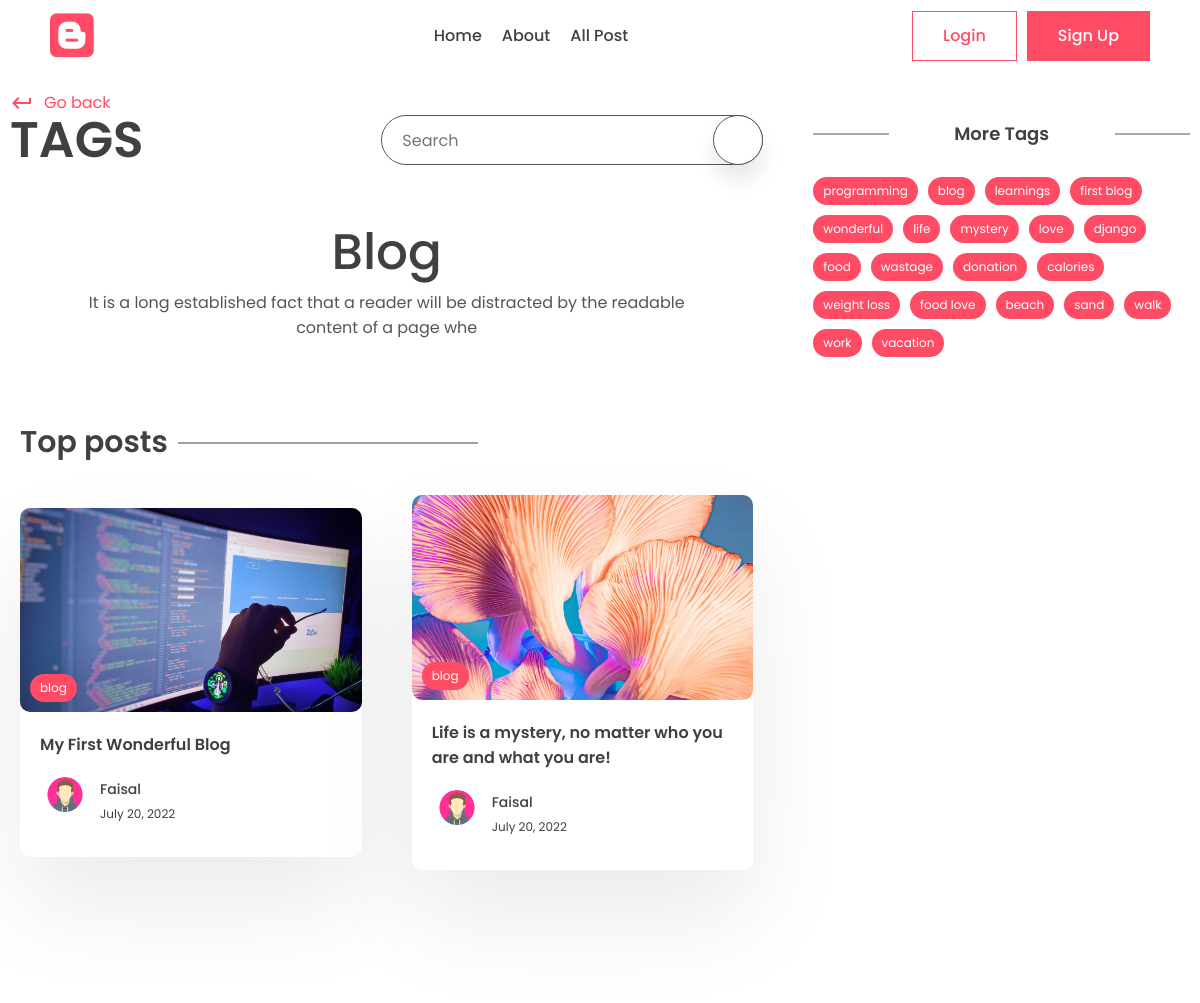
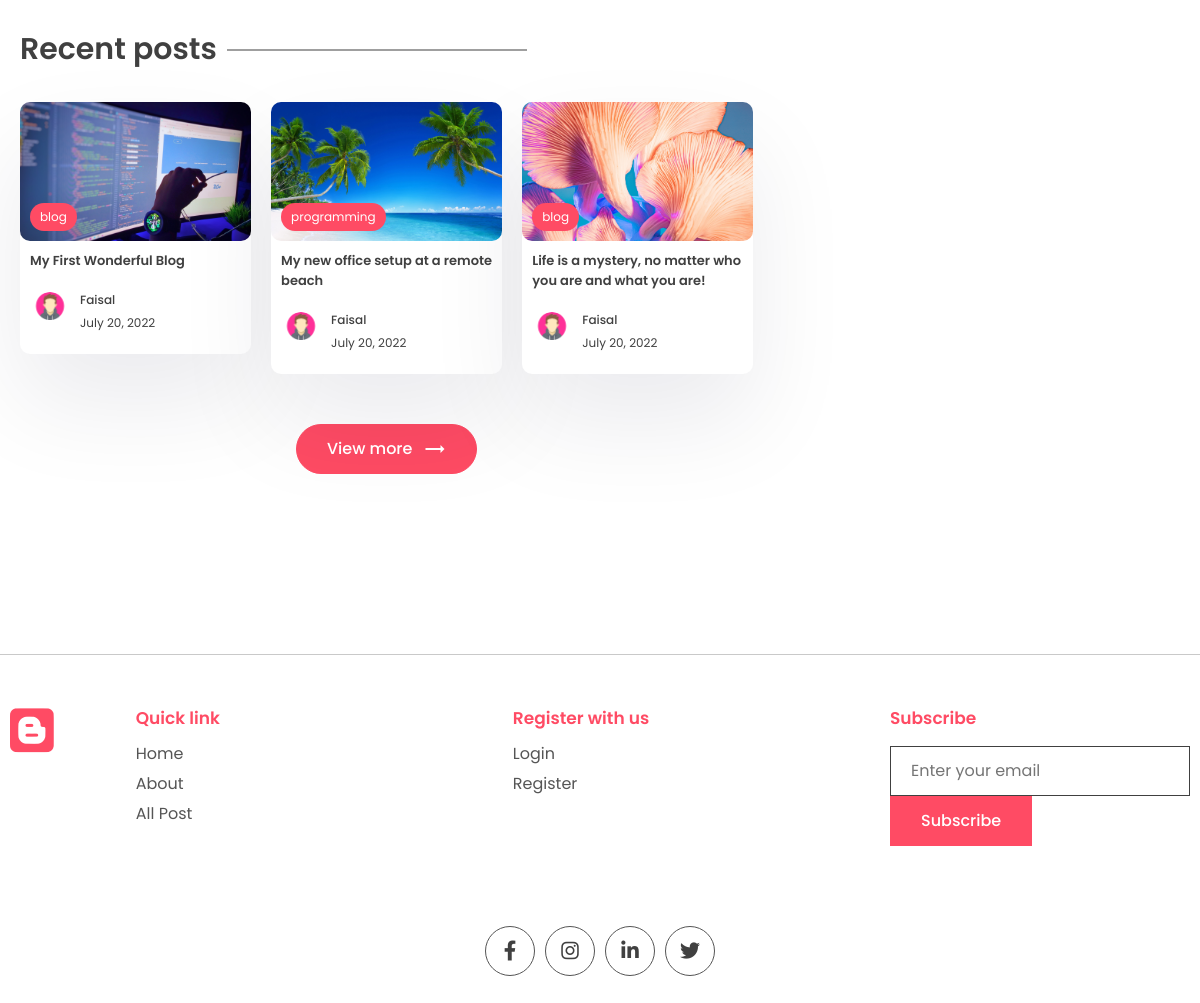
/tag/blog, run on the app's committed database (2 pictures, top to bottom).
### blogapp/models.py (models this page shows, shortened)
class Tag(models.Model):
    name = models.CharField(max_length=100)
    description = models.CharField(max_length=100)
    slug = models.SlugField(max_length=200, unique=True)

class Post(models.Model):
    title=models.CharField(max_length=200)
    content = models.TextField()
    last_updated = models.DateTimeField(auto_now= True)
    slug = models.SlugField(max_length=200, unique=True)
    author = models.ForeignKey(User, on_delete= models.CASCADE)
    category = models.ForeignKey(Category, on_delete= models.CASCADE)
    tags = models.ManyToManyField(Tag, blank=True, related_name='post_tags')
    image = models.ImageField(null=True, blank=True, upload_to='images/')
    view_count = models.IntegerField(null=True, blank=True)
    likes = models.ManyToManyField(User, related_name='post_like', default=None, blank=True)
    bookmarks = models.ManyToManyField(User, related_name="bookmarks", default=None, blank=True)
    is_featured = models.BooleanField()

class Profile(models.Model):
    user = models.OneToOneField(User, on_delete=models.CASCADE)
    profile_image = models.ImageField()
    slug = models.SlugField(max_length=200, unique=True)

### blogapp/views.py (the view)
# urls.py: path("tag/<slug:slug>", views.tag_page, name="tag_page"),
def tag_page(request, slug):
    tag = Tag.objects.get(slug = slug)
    posts = Post.objects.filter(tags__in = [tag.id])
    top_posts = Post.objects.filter(tags__in = [tag.id]).order_by('-view_count')[0:2]
    recent_posts = Post.objects.filter(tags__in = [tag.id]).order_by('-last_updated')[0:3]
    tags = Tag.objects.all()
    context = {'tag':tag, 'posts':posts,'top_posts':top_posts,'recent_posts':recent_posts,'tags':tags, 'subscribe_form':SubscribeForm()}
    return render(request, 'blogapp/tag.html', context)

### blogapp/form.py
class SubscribeForm(forms.ModelForm):
    class Meta:
        model=Subscribe
        fields = '__all__'
        labels = {'email': _('')}
    def __init__(self, *args, **kwargs):
        super(SubscribeForm, self).__init__(*args, **kwargs)
        self.fields['email'].widget.attrs['placeholder'] = 'Enter your email'

### blogapp/templates/blogapp/tag.html (shortened to what this page needs)
{% extends "base.html" %}
{% block content %}
    <main>
      <div class="container">
        <div class="layout">
          <div class="left">
            <div class="page-top">
              <div class="top flex">
                <div class="page-name">
                  <a href="" onClick="javascript:history.go(-1);" class="learn">
                    <span class="material-icons"> keyboard_return </span> Go
                    back
                  </a>
                  <h1>Tags</h1>
                </div>
                <div class="search-bar s-active">
                  <input type="text" placeholder="Search" />
                  <div class="animated-search">
                  </div>
                </div>
              </div>
            </div>
            <center>
              <div class="typo">
                <h1 class="title">{{tag.name|capfirst}}</h1>
                <p>
                    {{tag.description}}
                </p>
              </div>
            </center>
            <section class="sp">
              <div class="container">
                <h1 class="sec-title">Top posts</h1>
                <div class="grid-2 blog">
                  {% for post in top_posts %}
                  <a href="{% url 'post_page' post.slug %}">
                    <div class="card">
                      <div class="post-img">
                        <img src="{{post.image.url}}" alt="" />
                        <div class="tag">{{post.tags.all.0.name}}</div>
                      </div>
                      <div class="card-content">
                        <h3>
                          {{post.title}}
                        </h3>
                        <div class="author">
                          <div class="profile-pic">
                            <img src="{{post.author.profile.profile_image.url}}" alt="" />
                          </div>
                          <div class="details">
                            <p>{{post.author.first_name}}</p>
                            <small>{{post.last_updated|date}}</small>
                          </div>
                        </div>
                      </div>
                    </div>
                  </a>
                  {% endfor %}
                </div>
              </div>
            </section>
            <section class="sp">
              <div class="container">
                <h1 class="sec-title">Recent posts</h1>
                <div class="grid-3 blog-grid">
                  {% for post in recent_posts %}
                  <a href="{% url 'post_page' post.slug %}">
                    <div class="card">
                      <div class="post-img">
                        <img src="{{post.image.url}}" alt="" />
                        <div class="tag">{{post.tags.all.0.name}}</div>
                      </div>
                      <div class="card-content">
                        <h3>
                          {{post.title}}
                        </h3>
                        <div class="author">
                          <div class="profile-pic">
                            <img src="{{post.author.profile.profile_image.url}}" alt="" />
                          </div>
                          <div class="details">
                            <p>{{post.author.first_name}}</p>
                            <small>{{post.last_updated|date}}</small>
                          </div>
                        </div>
                      </div>
                    </div>
                  </a>
                  {% endfor %}
                </div>
                <center>
                  <button class="btn btn-primary rounded view">
                    View more
                    <span class="material-icons"> trending_flat </span>
                  </button>
                </center>
              </div>
            </section>
          </div>
          <div class="right">
            <div class="block">
              <h2 class="title2">More Tags</h2>
              <div class="blog-tags">
                {% for tag in tags %}
                  <a href="{% url 'tag_page' tag.slug %}" class="tag">{{tag.name}}</a>
                {% endfor %}
              </div>
            </div>
          </div>
        </div>
      </div>
    </main>
{% endblock content %}

### data on the page
Tag: name "Blog", description "It is a long established fact that a reader will be distracted by the readable content of a page whe", name "blog"
Post: image (picture), tags.all.0.name "blog", title "My First Wonderful Blog", author.profile.profile_image (picture), author.first_name "Faisal", last_updated "July 20, 2022"
Post: image (picture), tags.all.0.name "blog", title "Life is a mystery, no matter who you are and what you are!", author.profile.profile_image (picture), author.first_name "Faisal", last_updated "July 20, 2022"
Post: image (picture), tags.all.0.name "programming", title "My new office setup at a remote beach", author.profile.profile_image (picture), author.first_name "Faisal", last_updated "July 20, 2022"
Tag: name "programming"
Tag: name "learnings"
Tag: name "first blog"
Tag: name "wonderful"
Tag: name "life"
Tag: name "mystery"
Tag: name "love"
Tag: name "django"
Tag: name "food"
Tag: name "wastage"
Tag: name "donation"
Tag: name "calories"
Tag: name "weight loss"
Tag: name "food love"
Tag: name "beach"
Tag: name "sand"
Tag: name "walk"
Tag: name "work"
Tag: name "vacation"
